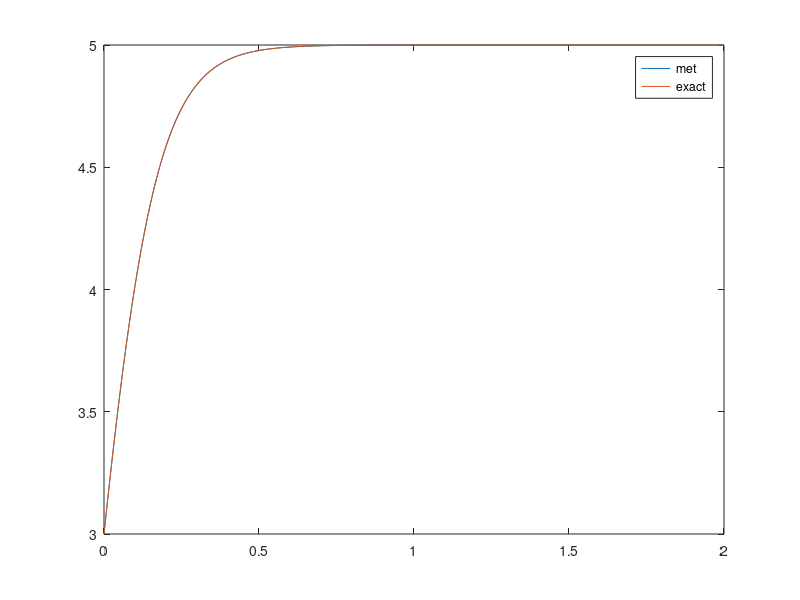

Source code (MATLAB): (Note: this script raises an error after producing the figure.)
f = @(t,x) 2 * x * (5 - x);
intervalo = [0, 2];
N = 200;
exacta = @(t) 15 ./ (3 + (2 * exp(-10 .* t)));
x0 = 3;

h = (intervalo(2) - intervalo(1)) / N;
t = intervalo(1): h: intervalo(2);

x1 = x0 + h * f(t(1), x0);

x = zeros(1, N + 1);

x(1) = x0;
x(2) = x1;

for i = 1:N - 1
    % Prediccion. Desplazados los indices
    x(i + 2) = x(i + 1) + h * f(t(i + 1), x(i + 1));
    
    % Evaluacion
    tmp_ev = f(t(i + 2), x(i + 2));
    
    % Correccion
    x(i + 2) = (4/3) * x(i + 1) - (1/3) * x(i) + (2 * h / 3) * tmp_ev;
end

x_exact = exacta(t);

figure(1)
plot(t, x)
hold on
plot(t, x_exact)
legend('met', 'exact')

inf_norm = max(max(abs(x_exact - x)));

figure(2)
yline(inf_norm, 'k');
legend(sprintf("Max error: %d", inf_norm))